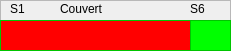
       <widget class="QFrame" name="frame_3">
        <property name="geometry">
         <rect>
          <x>0</x>
          <y>60</y>
          <width>231</width>
          <height>51</height>
         </rect>
        </property>
        <property name="frameShape">
         <enum>QFrame::StyledPanel</enum>
        </property>
        <property name="frameShadow">
         <enum>QFrame::Raised</enum>
        </property>
        <widget class="QGraphicsView" name="graphicsView_3">
         <property name="geometry">
          <rect>
           <x>0</x>
           <y>20</y>
           <width>191</width>
           <height>31</height>
          </rect>
         </property>
         <property name="palette">
          <palette>
           <active>
            <colorrole role="WindowText">
             <brush brushstyle="SolidPattern">
              <color alpha="255">
               <red>0</red>
               <green>0</green>
               <blue>0</blue>
              </color>
             </brush>
            </colorrole>
            <colorrole role="Button">
             <brush brushstyle="SolidPattern">
              <color alpha="255">
               <red>0</red>
               <green>255</green>
               <blue>0</blue>
              </color>
             </brush>
            </colorrole>
            <colorrole role="Light">
             <brush brushstyle="SolidPattern">
              <color alpha="255">
               <red>127</red>
               <green>255</green>
               <blue>127</blue>
              </color>
             </brush>
            </colorrole>
            <colorrole role="Midlight">
             <brush brushstyle="SolidPattern">
              <color alpha="255">
               <red>63</red>
               <green>255</green>
               <blue>63</blue>
              </color>
             </brush>
            </colorrole>
            <colorrole role="Dark">
             <brush brushstyle="SolidPattern">
              <color alpha="255">
               <red>0</red>
               <green>127</green>
               <blue>0</blue>
              </color>
             </brush>
            </colorrole>
            <colorrole role="Mid">
             <brush brushstyle="SolidPattern">
              <color alpha="255">
               <red>0</red>
               <green>170</green>
               <blue>0</blue>
              </color>
             </brush>
            </colorrole>
            <colorrole role="Text">
             <brush brushstyle="SolidPattern">
              <color alpha="255">
               <red>0</red>
               <green>0</green>
               <blue>0</blue>
              </color>
             </brush>
            </colorrole>
            <colorrole role="BrightText">
             <brush brushstyle="SolidPattern">
              <color alpha="255">
               <red>255</red>
               <green>255</green>
               <blue>255</blue>
              </color>
             </brush>
            </colorrole>
            <colorrole role="ButtonText">
             <brush brushstyle="SolidPattern">
              <color alpha="255">
               <red>0</red>
               <green>0</green>
               <blue>0</blue>
              </color>
             </brush>
            </colorrole>
            <colorrole role="Base">
             <brush brushstyle="SolidPattern">
              <color alpha="255">
               <red>255</red>
               <green>0</green>
               <blue>0</blue>
              </color>
             </brush>
            </colorrole>
            <colorrole role="Window">
             <brush brushstyle="SolidPattern">
              <color alpha="255">
               <red>0</red>
               <green>255</green>
               <blue>0</blue>
              </color>
             </brush>
            </colorrole>
            <colorrole role="Shadow">
             <brush brushstyle="SolidPattern">
              <color alpha="255">
               <red>0</red>
               <green>0</green>
               <blue>0</blue>
              </color>
             </brush>
            </colorrole>
            <colorrole role="AlternateBase">
             <brush brushstyle="SolidPattern">
              <color alpha="255">
               <red>127</red>
               <green>255</green>
               <blue>127</blue>
              </color>
             </brush>
            </colorrole>
            <colorrole role="ToolTipBase">
             <brush brushstyle="SolidPattern">
              <color alpha="255">
               <red>255</red>
               <green>255</green>
               <blue>220</blue>
              </color>
             </brush>
            </colorrole>
            <colorrole role="ToolTipText">
             <brush brushstyle="SolidPattern">
              <color alpha="255">
               <red>0</red>
               <green>0</green>
               <blue>0</blue>
              </color>
             </brush>
            </colorrole>
           </active>
           <inactive>
            <colorrole role="WindowText">
             <brush brushstyle="SolidPattern">
              <color alpha="255">
               <red>0</red>
               <green>0</green>
               <blue>0</blue>
              </color>
             </brush>
            </colorrole>
            <colorrole role="Button">
             <brush brushstyle="SolidPattern">
              <color alpha="255">
               <red>0</red>
               <green>255</green>
               <blue>0</blue>
              </color>
             </brush>
            </colorrole>
            <colorrole role="Light">
             <brush brushstyle="SolidPattern">
              <color alpha="255">
               <red>127</red>
               <green>255</green>
               <blue>127</blue>
              </color>
             </brush>
            </colorrole>
            <colorrole role="Midlight">
             <brush brushstyle="SolidPattern">
              <color alpha="255">
               <red>63</red>
               <green>255</green>
               <blue>63</blue>
              </color>
             </brush>
            </colorrole>
            <colorrole role="Dark">
             <brush brushstyle="SolidPattern">
              <color alpha="255">
               <red>0</red>
               <green>127</green>
               <blue>0</blue>
              </color>
             </brush>
            </colorrole>
            <colorrole role="Mid">
             <brush brushstyle="SolidPattern">
              <color alpha="255">
               <red>0</red>
               <green>170</green>
               <blue>0</blue>
              </color>
             </brush>
            </colorrole>
            <colorrole role="Text">
             <brush brushstyle="SolidPattern">
              <color alpha="255">
               <red>0</red>
               <green>0</green>
               <blue>0</blue>
              </color>
             </brush>
            </colorrole>
            <colorrole role="BrightText">
             <brush brushstyle="SolidPattern">
              <color alpha="255">
               <red>255</red>
               <green>255</green>
               <blue>255</blue>
              </color>
             </brush>
            </colorrole>
            <colorrole role="ButtonText">
             <brush brushstyle="SolidPattern">
              <color alpha="255">
               <red>0</red>
               <green>0</green>
               <blue>0</blue>
              </color>
             </brush>
            </colorrole>
            <colorrole role="Base">
             <brush brushstyle="SolidPattern">
              <color alpha="255">
               <red>255</red>
               <green>0</green>
               <blue>0</blue>
              </color>
             </brush>
            </colorrole>
            <colorrole role="Window">
             <brush brushstyle="SolidPattern">
              <color alpha="255">
               <red>0</red>
               <green>255</green>
               <blue>0</blue>
              </color>
             </brush>
            </colorrole>
            <colorrole role="Shadow">
             <brush brushstyle="SolidPattern">
              <color alpha="255">
               <red>0</red>
               <green>0</green>
               <blue>0</blue>
              </color>
             </brush>
            </colorrole>
            <colorrole role="AlternateBase">
             <brush brushstyle="SolidPattern">
              <color alpha="255">
               <red>127</red>
               <green>255</green>
               <blue>127</blue>
              </color>
             </brush>
            </colorrole>
            <colorrole role="ToolTipBase">
             <brush brushstyle="SolidPattern">
              <color alpha="255">
               <red>255</red>
               <green>255</green>
               <blue>220</blue>
              </color>
             </brush>
            </colorrole>
            <colorrole role="ToolTipText">
             <brush brushstyle="SolidPattern">
              <color alpha="255">
               <red>0</red>
               <green>0</green>
               <blue>0</blue>
              </color>
             </brush>
            </colorrole>
           </inactive>
           <disabled>
            <colorrole role="WindowText">
             <brush brushstyle="SolidPattern">
              <color alpha="255">
               <red>0</red>
               <green>127</green>
               <blue>0</blue>
              </color>
             </brush>
            </colorrole>
            <colorrole role="Button">
             <brush brushstyle="SolidPattern">
              <color alpha="255">
               <red>0</red>
               <green>255</green>
               <blue>0</blue>
              </color>
             </brush>
            </colorrole>
            <colorrole role="Light">
             <brush brushstyle="SolidPattern">
              <color alpha="255">
               <red>127</red>
               <green>255</green>
               <blue>127</blue>
              </color>
             </brush>
            </colorrole>
            <colorrole role="Midlight">
             <brush brushstyle="SolidPattern">
              <color alpha="255">
               <red>63</red>
               <green>255</green>
               <blue>63</blue>
              </color>
             </brush>
            </colorrole>
            <colorrole role="Dark">
             <brush brushstyle="SolidPattern">
              <color alpha="255">
               <red>0</red>
               <green>127</green>
               <blue>0</blue>
              </color>
             </brush>
            </colorrole>
            <colorrole role="Mid">
             <brush brushstyle="SolidPattern">
              <color alpha="255">
               <red>0</red>
               <green>170</green>
               <blue>0</blue>
              </color>
             </brush>
            </colorrole>
            <colorrole role="Text">
             <brush brushstyle="SolidPattern">
              <color alpha="255">
               <red>0</red>
               <green>127</green>
               <blue>0</blue>
              </color>
             </brush>
            </colorrole>
            <colorrole role="BrightText">
             <brush brushstyle="SolidPattern">
              <color alpha="255">
               <red>255</red>
               <green>255</green>
               <blue>255</blue>
              </color>
             </brush>
            </colorrole>
            <colorrole role="ButtonText">
             <brush brushstyle="SolidPattern">
              <color alpha="255">
               <red>0</red>
               <green>127</green>
               <blue>0</blue>
              </color>
             </brush>
            </colorrole>
            <colorrole role="Base">
             <brush brushstyle="SolidPattern">
              <color alpha="255">
               <red>0</red>
               <green>255</green>
               <blue>0</blue>
              </color>
             </brush>
            </colorrole>
            <colorrole role="Window">
             <brush brushstyle="SolidPattern">
              <color alpha="255">
               <red>0</red>
               <green>255</green>
               <blue>0</blue>
              </color>
             </brush>
            </colorrole>
            <colorrole role="Shadow">
             <brush brushstyle="SolidPattern">
              <color alpha="255">
               <red>0</red>
               <green>0</green>
               <blue>0</blue>
              </color>
             </brush>
            </colorrole>
            <colorrole role="AlternateBase">
             <brush brushstyle="SolidPattern">
              <color alpha="255">
               <red>0</red>
               <green>255</green>
               <blue>0</blue>
              </color>
             </brush>
            </colorrole>
            <colorrole role="ToolTipBase">
             <brush brushstyle="SolidPattern">
              <color alpha="255">
               <red>255</red>
               <green>255</green>
               <blue>220</blue>
              </color>
             </brush>
            </colorrole>
            <colorrole role="ToolTipText">
             <brush brushstyle="SolidPattern">
              <color alpha="255">
               <red>0</red>
               <green>0</green>
               <blue>0</blue>
              </color>
             </brush>
            </colorrole>
           </disabled>
          </palette>
         </property>
         <property name="autoFillBackground">
          <bool>true</bool>
         </property>
        </widget>
        <widget class="QLabel" name="label_8">
         <property name="geometry">
          <rect>
           <x>60</x>
           <y>0</y>
           <width>56</width>
           <height>17</height>
          </rect>
         </property>
         <property name="text">
          <string>Couvert</string>
         </property>
        </widget>
        <widget class="QLabel" name="label_9">
         <property name="geometry">
          <rect>
           <x>10</x>
           <y>0</y>
           <width>21</width>
           <height>17</height>
          </rect>
         </property>
         <property name="text">
          <string>S1</string>
         </property>
        </widget>
        <widget class="QGraphicsView" name="graphicsView_4">
         <property name="geometry">
          <rect>
           <x>190</x>
           <y>20</y>
           <width>41</width>
           <height>31</height>
          </rect>
         </property>
         <property name="palette">
          <palette>
           <active>
            <colorrole role="WindowText">
             <brush brushstyle="SolidPattern">
              <color alpha="255">
               <red>0</red>
               <green>0</green>
               <blue>0</blue>
              </color>
             </brush>
            </colorrole>
            <colorrole role="Button">
             <brush brushstyle="SolidPattern">
              <color alpha="255">
               <red>0</red>
               <green>255</green>
               <blue>0</blue>
              </color>
             </brush>
            </colorrole>
            <colorrole role="Light">
             <brush brushstyle="SolidPattern">
              <color alpha="255">
               <red>127</red>
               <green>255</green>
               <blue>127</blue>
              </color>
             </brush>
            </colorrole>
            <colorrole role="Midlight">
             <brush brushstyle="SolidPattern">
              <color alpha="255">
               <red>63</red>
               <green>255</green>
               <blue>63</blue>
              </color>
             </brush>
            </colorrole>
            <colorrole role="Dark">
             <brush brushstyle="SolidPattern">
              <color alpha="255">
               <red>0</red>
               <green>127</green>
               <blue>0</blue>
              </color>
             </brush>
            </colorrole>
            <colorrole role="Mid">
             <brush brushstyle="SolidPattern">
              <color alpha="255">
               <red>0</red>
               <green>170</green>
               <blue>0</blue>
              </color>
             </brush>
            </colorrole>
            <colorrole role="Text">
             <brush brushstyle="SolidPattern">
              <color alpha="255">
               <red>0</red>
               <green>0</green>
               <blue>0</blue>
              </color>
             </brush>
            </colorrole>
            <colorrole role="BrightText">
             <brush brushstyle="SolidPattern">
              <color alpha="255">
               <red>255</red>
               <green>255</green>
               <blue>255</blue>
              </color>
             </brush>
            </colorrole>
            <colorrole role="ButtonText">
             <brush brushstyle="SolidPattern">
              <color alpha="255">
               <red>0</red>
               <green>0</green>
               <blue>0</blue>
              </color>
             </brush>
            </colorrole>
            <colorrole role="Base">
             <brush brushstyle="SolidPattern">
              <color alpha="255">
               <red>0</red>
               <green>255</green>
               <blue>0</blue>
              </color>
             </brush>
            </colorrole>
            <colorrole role="Window">
             <brush brushstyle="SolidPattern">
              <color alpha="255">
               <red>0</red>
               <green>255</green>
               <blue>0</blue>
              </color>
             </brush>
            </colorrole>
            <colorrole role="Shadow">
             <brush brushstyle="SolidPattern">
              <color alpha="255">
               <red>0</red>
               <green>0</green>
               <blue>0</blue>
              </color>
             </brush>
            </colorrole>
            <colorrole role="AlternateBase">
             <brush brushstyle="SolidPattern">
              <color alpha="255">
               <red>127</red>
               <green>255</green>
               <blue>127</blue>
              </color>
             </brush>
            </colorrole>
            <colorrole role="ToolTipBase">
             <brush brushstyle="SolidPattern">
              <color alpha="255">
               <red>255</red>
               <green>255</green>
               <blue>220</blue>
              </color>
             </brush>
            </colorrole>
            <colorrole role="ToolTipText">
             <brush brushstyle="SolidPattern">
              <color alpha="255">
               <red>0</red>
               <green>0</green>
               <blue>0</blue>
              </color>
             </brush>
            </colorrole>
           </active>
           <inactive>
            <colorrole role="WindowText">
             <brush brushstyle="SolidPattern">
              <color alpha="255">
               <red>0</red>
               <green>0</green>
               <blue>0</blue>
              </color>
             </brush>
            </colorrole>
            <colorrole role="Button">
             <brush brushstyle="SolidPattern">
              <color alpha="255">
               <red>0</red>
               <green>255</green>
               <blue>0</blue>
              </color>
             </brush>
            </colorrole>
            <colorrole role="Light">
             <brush brushstyle="SolidPattern">
              <color alpha="255">
               <red>127</red>
               <green>255</green>
               <blue>127</blue>
              </color>
             </brush>
            </colorrole>
            <colorrole role="Midlight">
             <brush brushstyle="SolidPattern">
              <color alpha="255">
               <red>63</red>
               <green>255</green>
               <blue>63</blue>
              </color>
             </brush>
            </colorrole>
            <colorrole role="Dark">
             <brush brushstyle="SolidPattern">
              <color alpha="255">
               <red>0</red>
               <green>127</green>
               <blue>0</blue>
              </color>
             </brush>
            </colorrole>
            <colorrole role="Mid">
             <brush brushstyle="SolidPattern">
              <color alpha="255">
               <red>0</red>
               <green>170</green>
               <blue>0</blue>
              </color>
             </brush>
            </colorrole>
            <colorrole role="Text">
             <brush brushstyle="SolidPattern">
              <color alpha="255">
               <red>0</red>
               <green>0</green>
               <blue>0</blue>
              </color>
             </brush>
            </colorrole>
            <colorrole role="BrightText">
             <brush brushstyle="SolidPattern">
              <color alpha="255">
               <red>255</red>
               <green>255</green>
               <blue>255</blue>
              </color>
             </brush>
            </colorrole>
            <colorrole role="ButtonText">
             <brush brushstyle="SolidPattern">
              <color alpha="255">
               <red>0</red>
               <green>0</green>
               <blue>0</blue>
              </color>
             </brush>
            </colorrole>
            <colorrole role="Base">
             <brush brushstyle="SolidPattern">
              <color alpha="255">
               <red>0</red>
               <green>255</green>
               <blue>0</blue>
              </color>
             </brush>
            </colorrole>
            <colorrole role="Window">
             <brush brushstyle="SolidPattern">
              <color alpha="255">
               <red>0</red>
               <green>255</green>
               <blue>0</blue>
              </color>
             </brush>
            </colorrole>
            <colorrole role="Shadow">
             <brush brushstyle="SolidPattern">
              <color alpha="255">
               <red>0</red>
               <green>0</green>
               <blue>0</blue>
              </color>
             </brush>
            </colorrole>
            <colorrole role="AlternateBase">
             <brush brushstyle="SolidPattern">
              <color alpha="255">
               <red>127</red>
               <green>255</green>
               <blue>127</blue>
              </color>
             </brush>
            </colorrole>
            <colorrole role="ToolTipBase">
             <brush brushstyle="SolidPattern">
              <color alpha="255">
               <red>255</red>
               <green>255</green>
               <blue>220</blue>
              </color>
             </brush>
            </colorrole>
            <colorrole role="ToolTipText">
             <brush brushstyle="SolidPattern">
              <color alpha="255">
               <red>0</red>
               <green>0</green>
               <blue>0</blue>
              </color>
             </brush>
            </colorrole>
           </inactive>
           <disabled>
            <colorrole role="WindowText">
             <brush brushstyle="SolidPattern">
              <color alpha="255">
               <red>0</red>
               <green>127</green>
               <blue>0</blue>
              </color>
             </brush>
            </colorrole>
            <colorrole role="Button">
             <brush brushstyle="SolidPattern">
              <color alpha="255">
               <red>0</red>
               <green>255</green>
               <blue>0</blue>
              </color>
             </brush>
            </colorrole>
            <colorrole role="Light">
             <brush brushstyle="SolidPattern">
              <color alpha="255">
               <red>127</red>
               <green>255</green>
               <blue>127</blue>
              </color>
             </brush>
            </colorrole>
            <colorrole role="Midlight">
             <brush brushstyle="SolidPattern">
              <color alpha="255">
               <red>63</red>
               <green>255</green>
               <blue>63</blue>
              </color>
             </brush>
            </colorrole>
            <colorrole role="Dark">
             <brush brushstyle="SolidPattern">
              <color alpha="255">
               <red>0</red>
               <green>127</green>
               <blue>0</blue>
              </color>
             </brush>
            </colorrole>
            <colorrole role="Mid">
             <brush brushstyle="SolidPattern">
              <color alpha="255">
               <red>0</red>
               <green>170</green>
               <blue>0</blue>
              </color>
             </brush>
            </colorrole>
            <colorrole role="Text">
             <brush brushstyle="SolidPattern">
              <color alpha="255">
               <red>0</red>
               <green>127</green>
               <blue>0</blue>
              </color>
             </brush>
            </colorrole>
            <colorrole role="BrightText">
             <brush brushstyle="SolidPattern">
              <color alpha="255">
               <red>255</red>
               <green>255</green>
               <blue>255</blue>
              </color>
             </brush>
            </colorrole>
            <colorrole role="ButtonText">
             <brush brushstyle="SolidPattern">
              <color alpha="255">
               <red>0</red>
               <green>127</green>
               <blue>0</blue>
              </color>
             </brush>
            </colorrole>
            <colorrole role="Base">
             <brush brushstyle="SolidPattern">
              <color alpha="255">
               <red>0</red>
               <green>255</green>
               <blue>0</blue>
              </color>
             </brush>
            </colorrole>
            <colorrole role="Window">
             <brush brushstyle="SolidPattern">
              <color alpha="255">
               <red>0</red>
               <green>255</green>
               <blue>0</blue>
              </color>
             </brush>
            </colorrole>
            <colorrole role="Shadow">
             <brush brushstyle="SolidPattern">
              <color alpha="255">
               <red>0</red>
               <green>0</green>
               <blue>0</blue>
              </color>
             </brush>
            </colorrole>
            <colorrole role="AlternateBase">
             <brush brushstyle="SolidPattern">
              <color alpha="255">
               <red>0</red>
               <green>255</green>
               <blue>0</blue>
              </color>
             </brush>
            </colorrole>
            <colorrole role="ToolTipBase">
             <brush brushstyle="SolidPattern">
              <color alpha="255">
               <red>255</red>
               <green>255</green>
               <blue>220</blue>
              </color>
             </brush>
            </colorrole>
            <colorrole role="ToolTipText">
             <brush brushstyle="SolidPattern">
              <color alpha="255">
               <red>0</red>
               <green>0</green>
               <blue>0</blue>
              </color>
             </brush>
            </colorrole>
           </disabled>
          </palette>
         </property>
        </widget>
        <widget class="QLabel" name="label_10">
         <property name="geometry">
          <rect>
           <x>190</x>
           <y>0</y>
           <width>21</width>
           <height>17</height>
          </rect>
         </property>
         <property name="text">
          <string>S6</string>
         </property>
        </widget>
       </widget>
